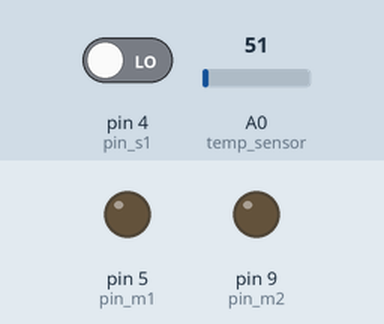
Bench run of a sketch on a simulated Arduino Uno, built with avr-gcc and run on an emulated ATmega328P. On the bench: output pins drawn as LEDs (lit = HIGH). The test bench sets the inputs (shaded band); at power-on: pin 4 (pin_s1) LOW, A0 (temp_sensor) = 51.

Above: at 1.2 s.
1.3 s: pin 4 (pin_s1) driven HIGH
At 5.5 s:
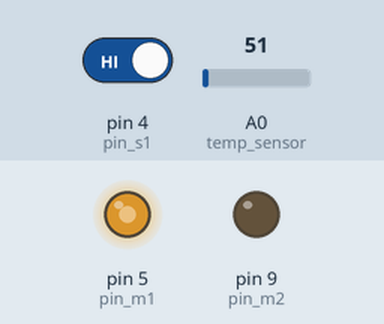
At 8.2 s:
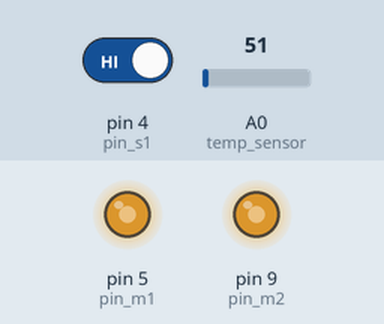
Timing chart, 0 to 14.5 s (numbered marks = the images above; inputs shaded):
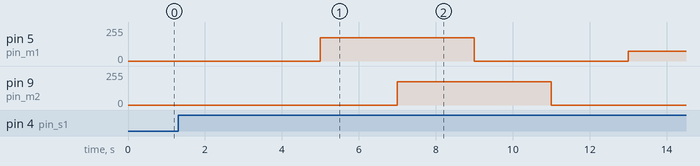

Measured:
- after the input at 1.3 s, pin 9 (pin_m2): goes on until 11.0 s, then stays 0/255

The sketch:

nano_wrobot_motors_sensor.ino
```cpp
/*

 */

int pin_m1 = 5;
int pin_m2 = 9;
int pin_s1 = 4;

int temp_sensor = A0;

void setup() {
  pinMode(pin_m1, OUTPUT);
  pinMode(pin_m2, OUTPUT);
  pinMode(pin_s1, INPUT);
}

void fixed_program(void) {
  delay(5000);   // wait for a second
  analogWrite(pin_m1, 175);   // set the LED on
  delay(2000);   // wait for a second

  analogWrite(pin_m2, 175);    // set the LED off
  delay(2000);   // wait for a second

  analogWrite(pin_m1, 0);   // set the LED on
  delay(2000);              // wait for a second

  analogWrite(pin_m2, 0);    // set the LED off
  delay(2000);   // wait for a second
}

void sensor_program(void) {
  int temp = analogRead(temp_sensor);

  if (temp < 512) {
     analogWrite(pin_m2, 0);
     analogWrite(pin_m1, 75);
     delay(10);
  } else {
     analogWrite(pin_m1, 0);
     analogWrite(pin_m2, 75);
     delay(10);
  }
}

void loop() {
  if (digitalRead(pin_s1)) {
    sensor_program();
  } else {
    fixed_program();
  }
}
```
